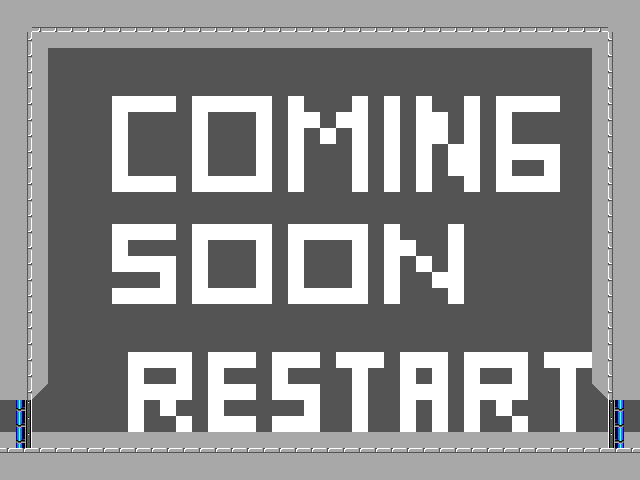

Below is a game level as drawn by its tile map, then a one-line description and the .tmx that defines it (tile-layer data replaced by summaries):
An orthogonal 40x30 tile map with 16x16 px tiles, 2 tile layers (background, foreground), 3 hidden layers not drawn, 2 tilesets and 2 objects (PlayerDuke, me.LevelEntity).

<map version="1.0" orientation="orthogonal" width="40" height="30" tilewidth="16" tileheight="16">
 <tileset firstgid="1" name="duke_tiles" tilewidth="16" tileheight="16">
  <image source="../img/map/duke_tiles.png" width="480" height="240" />
  <tile id="449">
   <properties>
    <property name="type" value="wall" />
   </properties>
  </tile>
 </tileset>
 <tileset firstgid="451" name="metatiles16x16" tilewidth="16" tileheight="16">
  <image source="../img/map/metatiles16x16.png" width="80" height="16" />
  <tile id="0">
   <properties>
    <property name="type" value="solid" />
   </properties>
  </tile>
  <tile id="1">
   <properties>
    <property name="type" value="platform" />
   </properties>
  </tile>
 </tileset>
 <layer name="background" width="40" height="30">
  <data>[1200 cells, 948 non-empty, 4 distinct tile ids]</data>
 </layer>
 <layer name="portalAreaV" width="40" height="30" visible="0">
  <data>[1200 cells, 42 non-empty, 1 distinct tile ids]</data>
 </layer>
 <layer name="portalAreaH" width="40" height="30" visible="0">
  <data>[1200 cells, 73 non-empty, 1 distinct tile ids]</data>
 </layer>
 <layer name="collision" width="40" height="30" visible="0">
  <data>[1200 cells, 252 non-empty, 1 distinct tile ids]</data>
 </layer>
 <objectgroup name="Player" width="40" height="30">
  <object name="PlayerDuke" x="0" y="400" width="16" height="32">
   <properties>
    <property name="image" value="dukesprite" />
    <property name="spriteheight" value="32" />
    <property name="spritewidth" value="32" />
   </properties>
  </object>
 </objectgroup>
 <layer name="foreground" width="40" height="30">
  <data>[1200 cells, 258 non-empty, 5 distinct tile ids]</data>
 </layer>
 <objectgroup name="end" width="40" height="30">
  <object name="me.LevelEntity" x="624" y="400" width="16" height="48">
   <properties>
    <property name="to" value="level01" />
   </properties>
  </object>
 </objectgroup>
</map>
